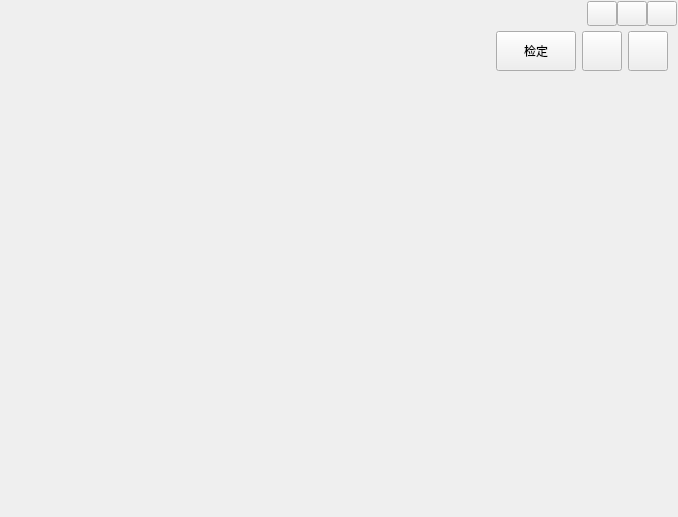
<?xml version="1.0" encoding="UTF-8"?>
<ui version="4.0">
 <class>frmMain</class>
 <widget class="QWidget" name="frmMain">
  <property name="geometry">
   <rect>
    <x>0</x>
    <y>0</y>
    <width>678</width>
    <height>517</height>
   </rect>
  </property>
  <property name="windowTitle">
   <string>Form</string>
  </property>
  <layout class="QVBoxLayout" name="verticalLayout_3">
   <property name="spacing">
    <number>0</number>
   </property>
   <property name="leftMargin">
    <number>0</number>
   </property>
   <property name="topMargin">
    <number>0</number>
   </property>
   <property name="rightMargin">
    <number>0</number>
   </property>
   <property name="bottomMargin">
    <number>0</number>
   </property>
   <item>
    <widget class="QWidget" name="widgetMain" native="true">
     <layout class="QVBoxLayout" name="verticalLayout">
      <property name="spacing">
       <number>0</number>
      </property>
      <property name="leftMargin">
       <number>1</number>
      </property>
      <property name="topMargin">
       <number>1</number>
      </property>
      <property name="rightMargin">
       <number>1</number>
      </property>
      <property name="bottomMargin">
       <number>1</number>
      </property>
      <item>
       <widget class="QWidget" name="widgetTop" native="true">
        <property name="minimumSize">
         <size>
          <width>0</width>
          <height>80</height>
         </size>
        </property>
        <property name="maximumSize">
         <size>
          <width>16777215</width>
          <height>80</height>
         </size>
        </property>
        <layout class="QGridLayout" name="gridLayout">
         <property name="leftMargin">
          <number>0</number>
         </property>
         <property name="topMargin">
          <number>0</number>
         </property>
         <property name="rightMargin">
          <number>0</number>
         </property>
         <property name="bottomMargin">
          <number>0</number>
         </property>
         <property name="spacing">
          <number>0</number>
         </property>
         <item row="0" column="1">
          <widget class="QWidget" name="widgetMenu" native="true">
           <property name="minimumSize">
            <size>
             <width>0</width>
             <height>25</height>
            </size>
           </property>
           <property name="maximumSize">
            <size>
             <width>16777215</width>
             <height>25</height>
            </size>
           </property>
           <layout class="QHBoxLayout" name="horizontalLayout">
            <property name="spacing">
             <number>0</number>
            </property>
            <property name="leftMargin">
             <number>0</number>
            </property>
            <property name="topMargin">
             <number>0</number>
            </property>
            <property name="rightMargin">
             <number>0</number>
            </property>
            <property name="bottomMargin">
             <number>0</number>
            </property>
            <item>
             <spacer name="horizontalSpacer">
              <property name="orientation">
               <enum>Qt::Horizontal</enum>
              </property>
              <property name="sizeHint" stdset="0">
               <size>
                <width>40</width>
                <height>20</height>
               </size>
              </property>
             </spacer>
            </item>
            <item>
             <widget class="QPushButton" name="btnMenu_Min">
              <property name="sizePolicy">
               <sizepolicy hsizetype="Minimum" vsizetype="Expanding">
                <horstretch>0</horstretch>
                <verstretch>0</verstretch>
               </sizepolicy>
              </property>
              <property name="minimumSize">
               <size>
                <width>30</width>
                <height>0</height>
               </size>
              </property>
              <property name="maximumSize">
               <size>
                <width>30</width>
                <height>16777215</height>
               </size>
              </property>
              <property name="text">
               <string/>
              </property>
             </widget>
            </item>
            <item>
             <widget class="QPushButton" name="btnMenu_Max">
              <property name="sizePolicy">
               <sizepolicy hsizetype="Minimum" vsizetype="Expanding">
                <horstretch>0</horstretch>
                <verstretch>0</verstretch>
               </sizepolicy>
              </property>
              <property name="minimumSize">
               <size>
                <width>30</width>
                <height>0</height>
               </size>
              </property>
              <property name="maximumSize">
               <size>
                <width>30</width>
                <height>16777215</height>
               </size>
              </property>
              <property name="text">
               <string/>
              </property>
             </widget>
            </item>
            <item>
             <widget class="QPushButton" name="btnMenu_Close">
              <property name="sizePolicy">
               <sizepolicy hsizetype="Minimum" vsizetype="Expanding">
                <horstretch>0</horstretch>
                <verstretch>0</verstretch>
               </sizepolicy>
              </property>
              <property name="minimumSize">
               <size>
                <width>30</width>
                <height>0</height>
               </size>
              </property>
              <property name="maximumSize">
               <size>
                <width>30</width>
                <height>16777215</height>
               </size>
              </property>
              <property name="text">
               <string/>
              </property>
             </widget>
            </item>
           </layout>
          </widget>
         </item>
         <item row="0" column="0" rowspan="2">
          <widget class="QWidget" name="widgetLogo" native="true">
           <property name="minimumSize">
            <size>
             <width>300</width>
             <height>0</height>
            </size>
           </property>
           <layout class="QGridLayout" name="gridLayout_2">
            <property name="leftMargin">
             <number>0</number>
            </property>
            <item row="1" column="1">
             <widget class="QLabel" name="labLogoEn">
              <property name="text">
               <string/>
              </property>
              <property name="alignment">
               <set>Qt::AlignLeading|Qt::AlignLeft|Qt::AlignTop</set>
              </property>
             </widget>
            </item>
            <item row="0" column="1">
             <widget class="QLabel" name="labLogoCn">
              <property name="text">
               <string/>
              </property>
             </widget>
            </item>
            <item row="0" column="0" rowspan="2">
             <widget class="QLabel" name="labLogoBg">
              <property name="text">
               <string/>
              </property>
              <property name="alignment">
               <set>Qt::AlignCenter</set>
              </property>
             </widget>
            </item>
           </layout>
          </widget>
         </item>
         <item row="1" column="1">
          <widget class="QWidget" name="widgetBtn" native="true">
           <property name="sizePolicy">
            <sizepolicy hsizetype="Preferred" vsizetype="Expanding">
             <horstretch>0</horstretch>
             <verstretch>0</verstretch>
            </sizepolicy>
           </property>
           <layout class="QHBoxLayout" name="horizontalLayout_2">
            <property name="topMargin">
             <number>5</number>
            </property>
            <property name="bottomMargin">
             <number>10</number>
            </property>
            <item>
             <spacer name="horizontalSpacer_2">
              <property name="orientation">
               <enum>Qt::Horizontal</enum>
              </property>
              <property name="sizeHint" stdset="0">
               <size>
                <width>40</width>
                <height>20</height>
               </size>
              </property>
             </spacer>
            </item>
            <item>
             <widget class="QPushButton" name="btn_inspect">
              <property name="sizePolicy">
               <sizepolicy hsizetype="Fixed" vsizetype="Expanding">
                <horstretch>0</horstretch>
                <verstretch>0</verstretch>
               </sizepolicy>
              </property>
              <property name="text">
               <string>检定</string>
              </property>
             </widget>
            </item>
            <item>
             <widget class="QPushButton" name="btnData">
              <property name="sizePolicy">
               <sizepolicy hsizetype="Fixed" vsizetype="Expanding">
                <horstretch>0</horstretch>
                <verstretch>0</verstretch>
               </sizepolicy>
              </property>
              <property name="text">
               <string/>
              </property>
             </widget>
            </item>
            <item>
             <widget class="QPushButton" name="btnConfig">
              <property name="sizePolicy">
               <sizepolicy hsizetype="Fixed" vsizetype="Expanding">
                <horstretch>0</horstretch>
                <verstretch>0</verstretch>
               </sizepolicy>
              </property>
              <property name="text">
               <string/>
              </property>
             </widget>
            </item>
           </layout>
          </widget>
         </item>
        </layout>
       </widget>
      </item>
      <item>
       <widget class="QStackedWidget" name="stackedWidget"/>
      </item>
     </layout>
    </widget>
   </item>
   <item>
    <widget class="BottomWidget" name="bottomWidget" native="true"/>
   </item>
  </layout>
 </widget>
 <customwidgets>
  <customwidget>
   <class>BottomWidget</class>
   <extends>QWidget</extends>
   <header>bottomwidget.h</header>
   <container>1</container>
  </customwidget>
 </customwidgets>
 <tabstops>
  <tabstop>btnData</tabstop>
  <tabstop>btnConfig</tabstop>
  <tabstop>btnMenu_Min</tabstop>
  <tabstop>btnMenu_Max</tabstop>
  <tabstop>btnMenu_Close</tabstop>
 </tabstops>
 <resources/>
 <connections/>
</ui>
